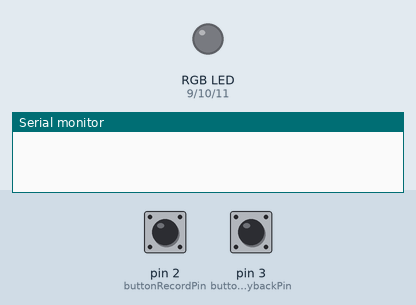
Bench run of a sketch on a simulated Arduino Uno, built with avr-gcc and run on an emulated ATmega328P. On the bench: an RGB LED mixed from three pins (HIGH = lit), the last lines printed to the serial monitor. The inputs (shaded band) are chosen by the test bench; at power-on: pin 2 (buttonRecordPin) HIGH, pin 3 (buttonPlaybackPin) HIGH. Dim RGB values are drawn brighter than linear; random numbers use the default seed unless the sketch sets one.

Above: at 0.05 s.
At 4.85 s:
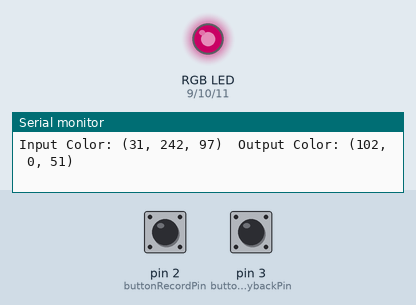
At 9.65 s:
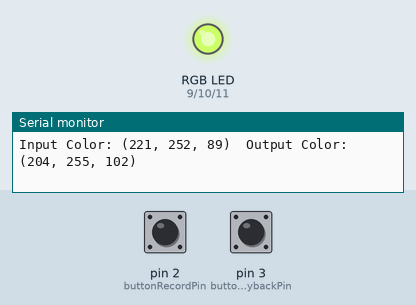
At 19.25 s:
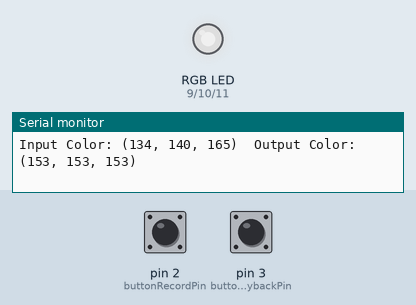
At 29.9 s:
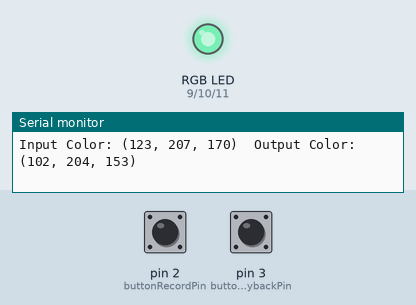
At 38.5 s:
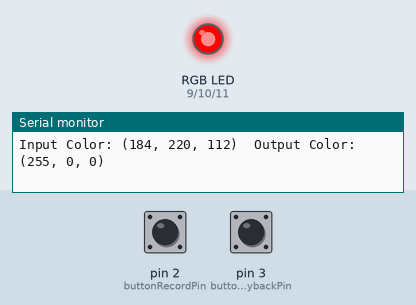
Timing chart, 0 to 40.0 s (numbered marks = the images above):
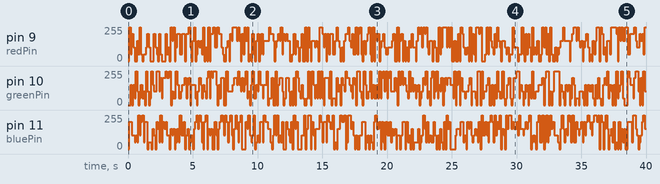

The sketch:

websafe.ino
```cpp
#include <Arduino.h>
#include "webSafeColors.h"

const int redPin = 9;
const int greenPin = 10;
const int bluePin = 11;
const int buttonRecordPin = 2;
const int buttonPlaybackPin = 3;


uint8_t recordedColors[50];
uint8_t recordedColorsCount = 0;

uint8_t getClosestWebSafeColorIndex(uint8_t r, uint8_t g, uint8_t b) {
  uint8_t closestColorIndex = 0;
  uint32_t minDistance = UINT32_MAX;

  for (uint16_t i = 0; i < 216; i++) {
    uint8_t wsR = pgm_read_byte(&(webSafeColors[i].r));
    uint8_t wsG = pgm_read_byte(&(webSafeColors[i].g));
    uint8_t wsB = pgm_read_byte(&(webSafeColors[i].b));

    uint32_t distance = sq(r - wsR) + sq(g - wsG) + sq(b - wsB);

    if (distance < minDistance) {
      minDistance = distance;
      closestColorIndex = i;
    }
  }

  return closestColorIndex;
}


void setRGBLEDColor(const RGBColor &color) {
  analogWrite(redPin, color.r);
  analogWrite(greenPin, color.g);
  analogWrite(bluePin, color.b);
}

void setup() {
  pinMode(redPin, OUTPUT);
  pinMode(greenPin, OUTPUT);
  pinMode(bluePin, OUTPUT);
  pinMode(buttonRecordPin, INPUT_PULLUP);
  pinMode(buttonPlaybackPin, INPUT_PULLUP);

  Serial.begin(9600);
}
void loop() {
  static uint32_t lastMillis = 0;
  if (millis() - lastMillis >= 100) {
    lastMillis = millis();

    RGBColor randomColor = {random(256), random(256), random(256)};
    uint8_t webSafeColorIndex = getClosestWebSafeColorIndex(randomColor.r, randomColor.g, randomColor.b);
    RGBColor webSafeColor = webSafeColors[webSafeColorIndex];
    setRGBLEDColor(webSafeColor);

    char inputColorStr[16];
    sprintf(inputColorStr, "(%d, %d, %d)", randomColor.r, randomColor.g, randomColor.b);
    char outputColorStr[16];
    sprintf(outputColorStr, "(%d, %d, %d)", webSafeColor.r, webSafeColor.g, webSafeColor.b);
    Serial.print("Input Color: ");
    Serial.print(inputColorStr);
    Serial.print("\tOutput Color: ");
    Serial.println(outputColorStr);

    if (digitalRead(buttonRecordPin) == LOW) {
      if (recordedColorsCount < 50) {
        recordedColors[recordedColorsCount++] = webSafeColorIndex;
      }
    }

    if (digitalRead(buttonPlaybackPin) == LOW) {
      for (uint8_t i = 0; i < recordedColorsCount; i++) {
        setRGBLEDColor(webSafeColors[recordedColors[i]]);
        delay(500);
      }
    }
  }
}
```

Source omitted: webSafeColors.h (data table, 3637 bytes)

Measured:
- by itself, pin 9 (redPin): 0/255 → 255/255 at 0.10 s, → 51/255 0.10 s later, → 204/255 0.10 s later, → 102/255 0.10 s later, … (332 changes in this stretch)
- by itself, pin 10 (greenPin): 0/255 → 153/255 at 0.20 s, → 0/255 0.10 s later, → 153/255 0.10 s later, → 51/255 0.10 s later, … (338 changes in this stretch)
